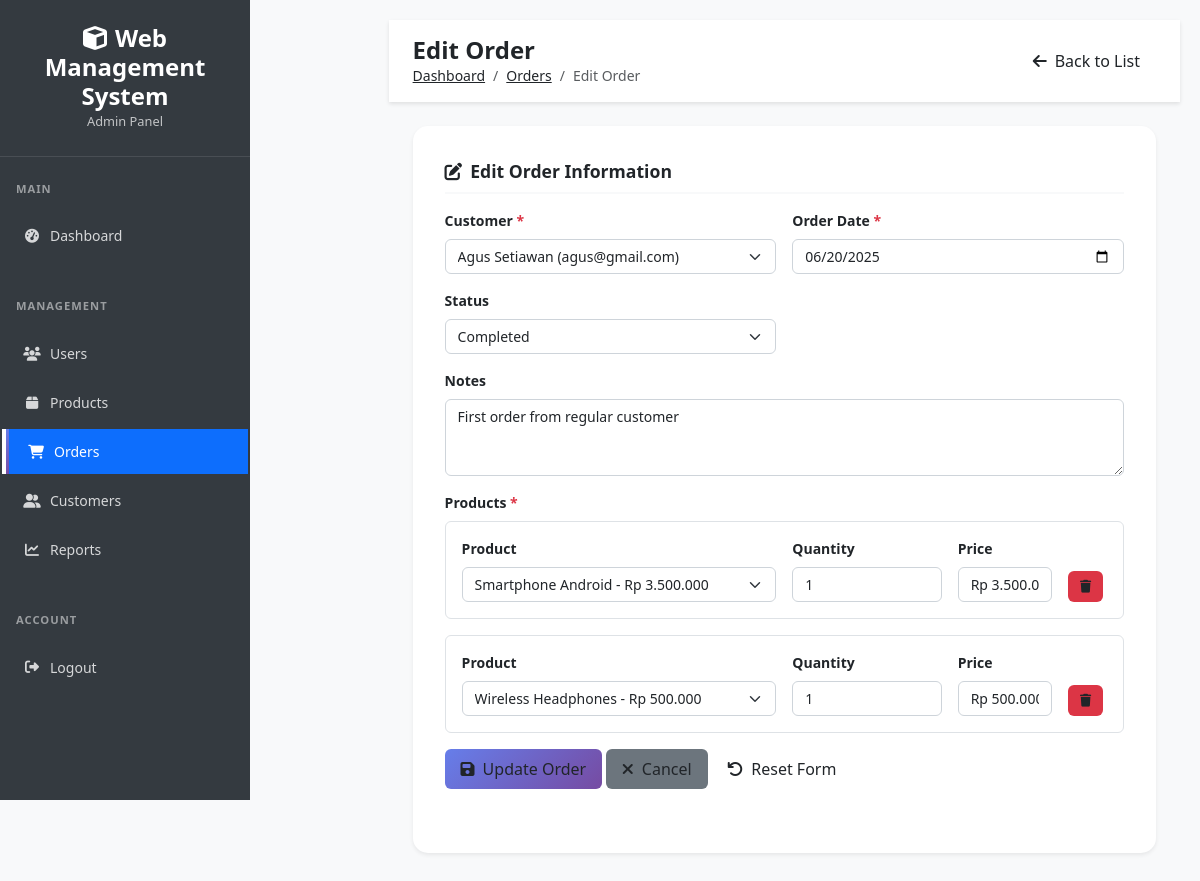
The app's page /admin/orders/edit.php?id=1 (signed in) with its own data.
### tables this page shows
CREATE TABLE `orders` (
  `id` int(11) NOT NULL,
  `customer_id` int(11) NOT NULL,
  `user_id` int(11) NOT NULL,
  `order_number` varchar(50) NOT NULL,
  `total_amount` decimal(10,2) NOT NULL DEFAULT 0.00,
  `status` enum('pending','processing','completed','cancelled') DEFAULT 'pending',
  `payment_status` enum('unpaid','paid','partial') DEFAULT 'unpaid',
  `order_date` timestamp NOT NULL DEFAULT current_timestamp(),
  `notes` text DEFAULT NULL
);

CREATE TABLE `customers` (
  `id` int(11) NOT NULL,
  `name` varchar(100) NOT NULL,
  `email` varchar(100) DEFAULT NULL,
  `phone` varchar(20) DEFAULT NULL,
  `address` text DEFAULT NULL,
  `city` varchar(50) DEFAULT NULL,
  `postal_code` varchar(10) DEFAULT NULL,
  `is_active` tinyint(1) DEFAULT 1,
  `created_at` timestamp NOT NULL DEFAULT current_timestamp()
);

### config/database.php (called while the page is built, shortened)
<?php
class Database {
    private $host = '127.0.0.1';
    private $dbname = 'web_app_db';
    private $username = 'root';
    private $password = '';
    private $charset = 'utf8mb4';
    private $pdo;
    public function connect() {
        if ($this->pdo === null) {
            try {
                $dsn = "mysql:host={$this->host};dbname={$this->dbname};charset={$this->charset}";
                $options = [
                    PDO::ATTR_ERRMODE => PDO::ERRMODE_EXCEPTION,
                    PDO::ATTR_DEFAULT_FETCH_MODE => PDO::FETCH_ASSOC,
                    PDO::ATTR_EMULATE_PREPARES => false,
                    PDO::MYSQL_ATTR_INIT_COMMAND => "SET NAMES {$this->charset}"
                ];
                $this->pdo = new PDO($dsn, $this->username, $this->password, $options);
            } catch (PDOException $e) {
                error_log("Database connection error: " . $e->getMessage());
                die("Database connection failed. Please check configuration.");
            }
        }
        return $this->pdo;
    }
}
$database = new Database();
$pdo = $database->connect();
function getDB() {
    global $pdo;
    return $pdo;
}
function executeQuery($sql, $params = []) {
    try {
        $pdo = getDB();
        $stmt = $pdo->prepare($sql);
        $stmt->execute($params);
        return $stmt;
    } catch (PDOException $e) {
        error_log("Query error: " . $e->getMessage());
        throw new Exception("Database query failed");
    }
}
function getRecord($sql, $params = []) {
    $stmt = executeQuery($sql, $params);
    return $stmt->fetch();
}
function getRecords($sql, $params = []) {
    $stmt = executeQuery($sql, $params);
    return $stmt->fetchAll();
}
?>

### includes/functions.php (called while the page is built, shortened)
<?php
require_once dirname(__DIR__) . '/config/database.php';
function formatCurrency($amount, $currency = 'IDR') {
    if ($currency === 'IDR') {
        return 'Rp ' . number_format($amount, 0, ',', '.');
    }
    return '$' . number_format($amount, 2, '.', ',');
}
?>

### admin/orders/edit.php (the view, shortened to what this page needs)
<?php
require_once '../../includes/functions.php';
$order_id = (int)($_GET['id'] ?? 0);
$order = getRecord("SELECT * FROM orders WHERE id = ?", [$order_id]);
$order_details = getRecords("SELECT od.*, p.name, p.price FROM order_details od LEFT JOIN products p ON od.product_id = p.id WHERE od.order_id = ?", [$order_id]);
$customers = getRecords("SELECT id, name, email FROM customers WHERE is_active = 1 ORDER BY name");
$products = getRecords("SELECT id, name, price FROM products WHERE is_active = 1 ORDER BY name");
$errors = [];
$form_data = [
    'customer_id' => $order['customer_id'],
    'order_date' => date('Y-m-d', strtotime($order['order_date'])),
    'status' => $order['status'],
    'notes' => $order['notes'],
    'products' => []
];
foreach ($order_details as $i => $detail) {
    $form_data['products'][] = [
        'product_id' => $detail['product_id'],
        'quantity' => $detail['quantity']
    ];
}
?>
<!DOCTYPE html>
<html lang="en">
<head>
    <?php
    include '../../includes/header.php';
    ?>
</head>
<body class="admin-body">
    <div class="admin-container">
        <?php include '../../includes/admin_sidebar.php'; ?>
        <main class="admin-content">
            <header class="admin-header">
                <div class="header-left">
                    <h1>Edit Order</h1>
                    <nav aria-label="breadcrumb">
                        <ol class="breadcrumb">
                            <li class="breadcrumb-item"><a href="<?= BASE_URL ?>/admin/dashboard.php">Dashboard</a></li>
                            <li class="breadcrumb-item"><a href="index.php">Orders</a></li>
                            <li class="breadcrumb-item active">Edit Order</li>
                        </ol>
                    </nav>
                </div>
                <div class="header-controls">
                    <a href="index.php" class="btn btn-outline-secondary">
                        <i class="fas fa-arrow-left me-2"></i>Back to List
                    </a>
                </div>
            </header>
            <div class="admin-main">
                <div class="admin-form-container">
                    <div class="form-section">
                        <div class="form-section-title">
                            <i class="fas fa-edit me-2"></i>Edit Order Information
                        </div>
                        <form method="POST" action="" id="editOrderForm" novalidate>
                            <div class="row g-3">
                                <div class="col-md-6">
                                    <label class="form-label" for="customer_id">Customer <span class="text-danger">*</span></label>
                                    <select class="form-select <?= isset($errors['customer_id']) ? 'is-invalid' : '' ?>" id="customer_id" name="customer_id" required>
                                        <?php foreach ($customers as $customer): ?>
                                            <option value="<?= $customer['id'] ?>" <?= $form_data['customer_id'] == $customer['id'] ? 'selected' : '' ?>>
                                                <?= htmlspecialchars($customer['name']) ?> (<?= htmlspecialchars($customer['email']) ?>)
                                            </option>
                                        <?php endforeach; ?>
                                    </select>
                                </div>
                                <div class="col-md-6">
                                    <label class="form-label" for="order_date">Order Date <span class="text-danger">*</span></label>
                                    <input type="date" class="form-control <?= isset($errors['order_date']) ? 'is-invalid' : '' ?>" id="order_date" name="order_date" value="<?= htmlspecialchars($form_data['order_date']) ?>" required>
                                </div>
                                <div class="col-md-6">
                                    <label class="form-label" for="status">Status</label>
                                    <select class="form-select" id="status" name="status">
                                        <option value="completed" <?= $form_data['status'] === 'completed' ? 'selected' : '' ?>>Completed</option>
                                    </select>
                                </div>
                                <div class="col-12">
                                    <label class="form-label" for="notes">Notes</label>
                                    <textarea class="form-control" id="notes" name="notes" rows="3" placeholder="Optional order notes"><?= htmlspecialchars($form_data['notes']) ?></textarea>
                                </div>
                                <div class="col-12">
                                    <label class="form-label">Products <span class="text-danger">*</span></label>
                                    <div id="products-container">
                                        <?php foreach ($form_data['products'] as $i => $product): ?>
                                        <div class="product-item border rounded p-3 mb-3">
                                            <div class="row g-3 align-items-end">
                                                <div class="col-md-6">
                                                    <label class="form-label">Product</label>
                                                    <select class="form-select" name="products[<?= $i ?>][product_id]" required>
                                                        <?php foreach ($products as $prod): ?>
                                                            <option value="<?= $prod['id'] ?>" data-price="<?= $prod['price'] ?>" <?= $product['product_id'] == $prod['id'] ? 'selected' : '' ?>>
                                                                <?= htmlspecialchars($prod['name']) ?> - <?= formatCurrency($prod['price']) ?>
                                                            </option>
                                                        <?php endforeach; ?>
                                                    </select>
                                                </div>
                                                <div class="col-md-3">
                                                    <label class="form-label">Quantity</label>
                                                    <input type="number" class="form-control" name="products[<?= $i ?>][quantity]" min="1" value="<?= $product['quantity'] ?>" required>
                                                </div>
                                                <div class="col-md-2">
                                                    <label class="form-label">Price</label>
                                                    <input type="text" class="form-control" value="<?= isset($product['product_id']) ? formatCurrency(array_column($products, 'price', 'id')[$product['product_id']]) : '' ?>" readonly>
                                                </div>
                                                <div class="col-md-1">
                                                    <button type="button" class="btn btn-danger btn-sm remove-product" <?= count($form_data['products']) == 1 ? 'disabled' : '' ?>>
                                                        <i class="fas fa-trash"></i>
                                                    </button>
                                                </div>
                                            </div>
                                        </div>
                                        <?php endforeach; ?>
                                    </div>
                                </div>
                            </div>
                            <div class="form-actions">
                                <button type="submit" class="btn btn-primary" id="submitBtn">
                                    <i class="fas fa-save me-2"></i>Update Order
                                </button>
                                <a href="index.php" class="btn btn-secondary">
                                    <i class="fas fa-times me-2"></i>Cancel
                                </a>
                                <button type="reset" class="btn btn-outline-secondary">
                                    <i class="fas fa-undo me-2"></i>Reset Form
                                </button>
                            </div>
                        </form>
                    </div>
                </div>
            </div>
        </main>
    </div>
</body>
</html>

### assets/css/style.css (style rules this page uses)
:root { --primary-color: #667eea; --primary-gradient: linear-gradient(135deg, #667eea 0%, #764ba2 100%); --secondary-color: #6c757d; --success-color: #28a745; --danger-color: #dc3545; --warning-color: #ffc107; --info-color: #17a2b8; --light-color: #f8f9fa; --text-color: #212529; --sidebar-width: 250px; --navbar-height: 60px; --border-radius: 10px; --border-radius-lg: 15px; --box-shadow: 0 0.125rem 0.25rem rgba(0, 0, 0, 0.075); --box-shadow-lg: 0 1rem 3rem rgba(0, 0, 0, 0.175); --transition: all 0.3s ease; --font-family-base: 'Segoe UI', Tahoma, Geneva, Verdana, sans-serif; --font-size-base: 0.875rem; --line-height-base: 1.5; }
* { box-sizing: border-box; }
body { font-family: var(--font-family-base); font-size: var(--font-size-base); line-height: var(--line-height-base); background-color: var(--light-color); color: var(--text-color); margin: 0; padding: 0; }
h1, h2, h3, h4, h5, h6 { font-weight: 600; line-height: 1.2; margin-bottom: 0.5rem; }
.form-control, .form-select { border: 2px solid #e9ecef; border-radius: var(--border-radius); transition: var(--transition); font-size: var(--font-size-base); }
.btn { border-radius: var(--border-radius); font-weight: 500; transition: var(--transition); border: none; padding: 0.5rem 1rem; }
.btn-primary { background: var(--primary-gradient); border: none; }
.btn-sm { padding: 0.375rem 0.75rem; font-size: 0.8rem; }

### assets/css/admin.css (style rules this page uses)
.admin-container { display: flex; min-height: 100vh; background-color: var(--light-color); }
.admin-content { flex: 1; margin-left: 250px; transition: var(--transition); min-height: 100vh; padding: 20px; background-color: #f8f9fa; color: #212529 !important; display: flex; flex-direction: column; }
.admin-header { background: white; padding: 1rem 1.5rem; box-shadow: 0 2px 4px rgba(0, 0, 0, 0.1); display: flex; align-items: center; justify-content: space-between; position: sticky; top: 0; z-index: 100; }
.admin-header h1 { margin: 0; font-size: 1.5rem; font-weight: 600; color: #212529; }
.admin-header .breadcrumb { background: none; margin: 0; padding: 0; }
.header-controls { display: flex; align-items: center; gap: 1rem; }
.admin-main { padding: 1.5rem; min-height: calc(100vh - 80px); }
.admin-form-container { background: white; border-radius: var(--border-radius-lg); padding: 2rem; box-shadow: var(--box-shadow); margin-bottom: 2rem; }
.form-section { margin-bottom: 2rem; }
.form-section-title { font-size: 1.1rem; font-weight: 600; color: #212529; margin-bottom: 1rem; padding-bottom: 0.5rem; border-bottom: 2px solid var(--light-color); }
.form-label { font-weight: 600; color: #212529; margin-bottom: 0.5rem; display: block; }
.btn { border-radius: 6px; font-weight: 500; }
.form-control, .form-select { border-radius: 6px; }
.admin-content * { color: inherit; }
.admin-content .form-control, .admin-content .form-select { background-color: #fff; border: 1px solid #ced4da; color: #212529; }
.admin-content > * { width: 100%; flex-shrink: 0; }

### includes/header.php (style rules this page uses)
:root { --primary-color: #667eea; --primary-gradient: linear-gradient(135deg, #667eea 0%, #764ba2 100%); --secondary-color: #6c757d; --success-color: #28a745; --danger-color: #dc3545; --warning-color: #ffc107; --info-color: #17a2b8; --light-color: #f8f9fa; --text-color: #212529; --sidebar-width: 250px; --navbar-height: 60px; --border-radius: 10px; --box-shadow: 0 0.125rem 0.25rem rgba(0, 0, 0, 0.075); --box-shadow-lg: 0 1rem 3rem rgba(0, 0, 0, 0.175); --font-family-base: 'Segoe UI', Tahoma, Geneva, Verdana, sans-serif; --font-size-base: 0.875rem; --line-height-base: 1.5; }
body { font-family: var(--font-family-base); font-size: var(--font-size-base); line-height: var(--line-height-base); background-color: var(--light-color); }

### records on screen
orders: customer_id "Agus Setiawan (agus@gmail.com)", status "Completed", notes "First order from regular customer"

### other values on screen
APP_NAME "Web Management System"
form field value "Smartphone Android - Rp 3.500.000"
form field value "Wireless Headphones - Rp 500.000"
